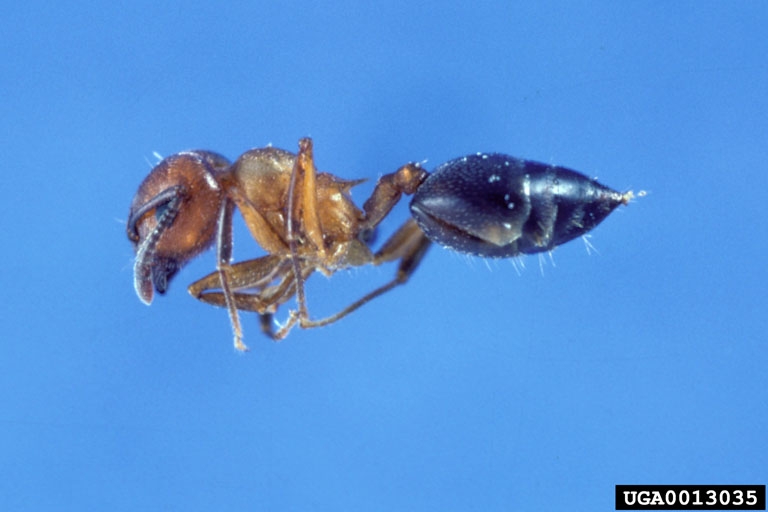
#> input picture Image plot/0013035.jpg, 768 x 512 px
$ python pltsubplot.py
#> lines starting #> are read from the running program, lines starting #| are printed output that depends on the picture
from __future__ import print_function, division
import numpy as np
import matplotlib.pyplot as plt
from PIL import Image


def f(t):
    return np.exp(-t) * np.cos(2*np.pi*t)


img = Image.open("0013035.jpg")
#> img is the input picture: PIL image 768x512 RGB; mean R, G, B 88, 147.4, 217.5
gray = img.convert('L')
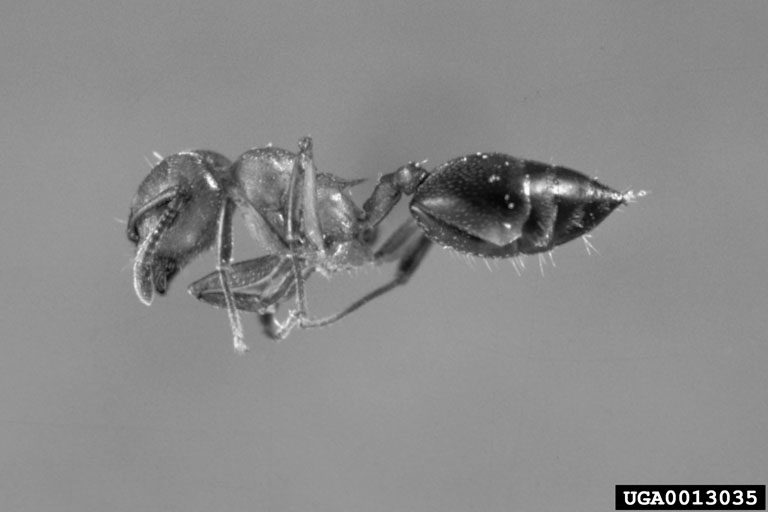
#> gray: PIL image 768x512 L; min 0, max 255, mean 137.6
r, g, b = img.split()
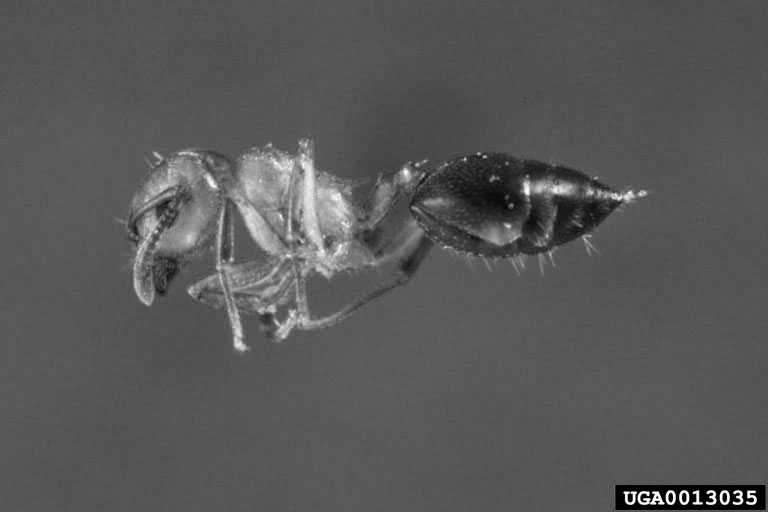
#> r: PIL image 768x512 L; min 0, max 255, mean 88
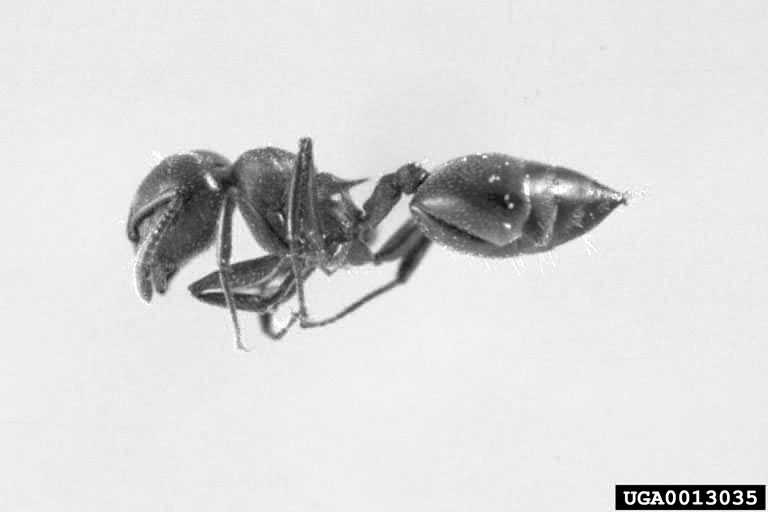
#> b: PIL image 768x512 L; min 0, max 255, mean 217.5
img_merged = Image.merge('RGB', (r, g, b))

plt.figure(1)
plt.suptitle('Multi_Image')

plt.subplot(2, 3, 1)
plt.title('image')
plt.imshow(img)
plt.axis('off')

plt.subplot(2, 3, 2)
plt.title('gray')
plt.imshow(gray, cmap='gray')
plt.axis('off')

plt.subplot(2, 3, 3)
plt.title('image_merged')
plt.imshow(img_merged)
plt.axis('off')

# [14 lines of commented-out code are left out]

plt.show()
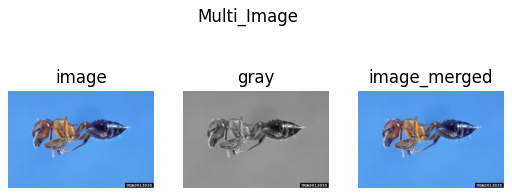
#> figure drawn by matplotlib, 3 panels

# [22 lines of commented-out code are left out]
